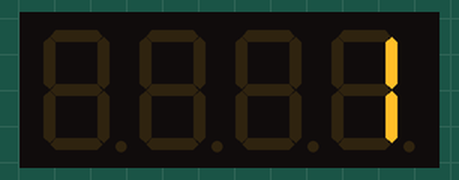
Simulated run of this sketch. Board: Arduino Uno, built with avr-gcc and run on an emulated ATmega328P. Shown: 4-digit seven-segment display.

Above: at 1.2 s.
At 6.02 s:
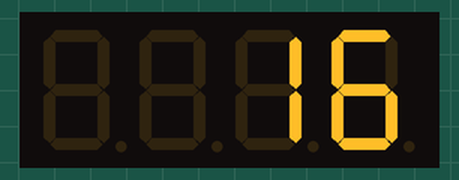
At 10.84 s:
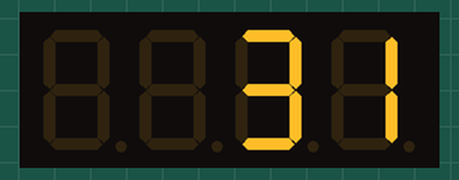
At 20.47 s:
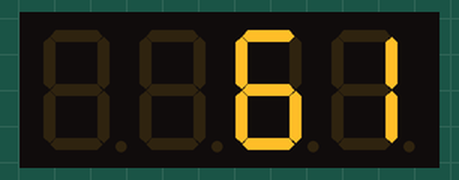
At 29.79 s:
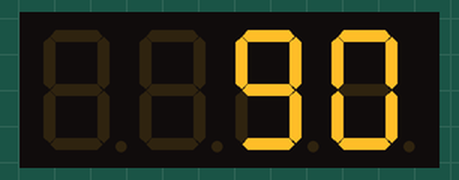
At 39.75 s:
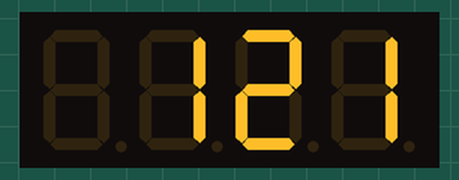

The sketch:

Diplay2.ino
```cpp
#include <TM1637Display.h>

#define CLK 3
#define DIO 4
int score = 0;

TM1637Display display = TM1637Display(CLK, DIO);

const uint8_t data[] = {0xff, 0xff, 0xff, 0xff};
const uint8_t blank[] = {0x00, 0x00, 0x00, 0x00};

void setup() {
  // Clear the display
  display.clear();
  delay(1000);
}

void loop() {
  // Set the brightness
  display.setBrightness(3);
  score = score+1;
  countScore();
  delay(300);
}

void countScore(){
  display.showNumberDec(score);
}
```
